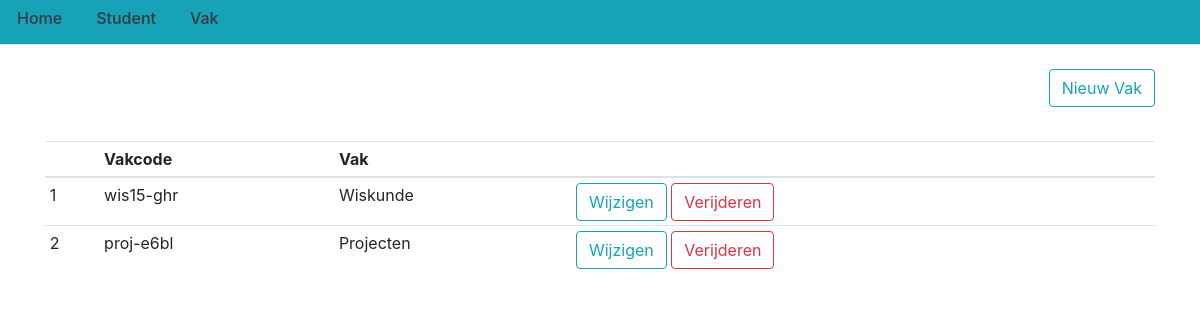
The app's page /vakken, older data.
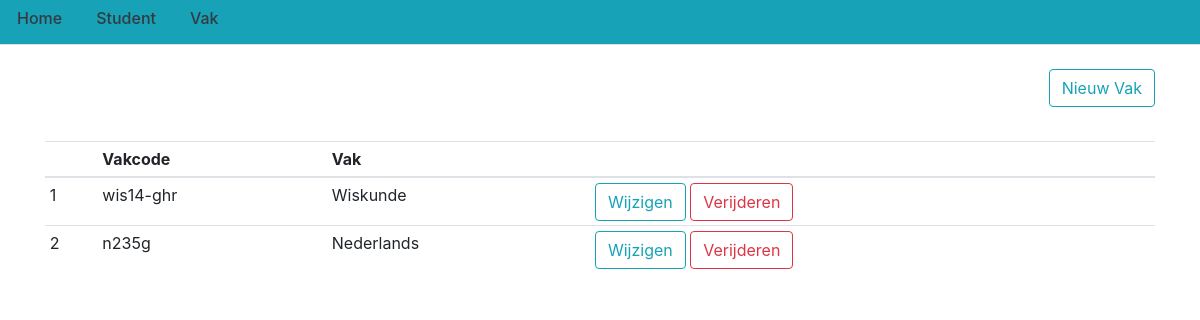
The same page, newer data.
### flasklog/models.py (models this page shows, shortened)
class Vak(db.Model):
    vak_id = db.Column(db.Integer(), primary_key=True)
    vakcode = db.Column(db.String(225), unique=True, nullable=False)
    vaknaam = db.Column(db.String(225), unique=True, nullable=False)
    presentie = db.relationship('Presentie', backref='vak', lazy=True)

### flasklog/routes.py (the view)
@app.route('/vakken')
def vakken():
    vak = Vak.query.all()
    return render_template('vakken.html', title='Vak', posts=vak)

### flasklog/templates/vakken.html
{% extends "layout.html" %}
{% block content %}
<br>
<div class="float-right">
    <a href="{{ url_for('nieuw_vak') }}">
        <button type="button" class="btn btn-outline-info">Nieuw Vak</button>
    </a>
</div>
<br>
<br>
<br>
<div style="height: 20em; overflow: auto;">
        <table id="tbl_vak" class="table table-sm">
            <thead>
                <tr>
                    <th scope="col"></th>
                    <th scope="col">Vakcode</th>
                    <th scope="col">Vak</th>
                    <th scope="col"></th>
                </tr>
            </thead>
            <tbody>
                {% for vak in posts %}
                <tr>
                    <td>{{ vak.vak_id }}</td>
                    <td>{{ vak.vakcode }}</td>
                    <td>{{ vak.vaknaam }}</td>
                    <td>
                        <a href="{{ url_for('vak', id=vak.vak_id) }}">
                            <button type="button" class="btn btn-outline-info">Wijzigen</button>
                        </a>
                        <a href="{{ url_for('verwijder_vak', id=vak.vak_id) }}">
                            <button type="button" class="btn btn-outline-danger">Verijderen</button>
                        </a>
                    </td>
                </tr>
                {% endfor %}
        </tbody>
    </table>
</div>
{% endblock content%}

Row changes from the older to the newer data that the page shows:
changed Vak "Wiskunde": vakcode "wis15-ghr" → "wis14-ghr"
changed Vak id 2: vakcode "proj-e6bl" → "n235g"; vaknaam "Projecten" → "Nederlands"
